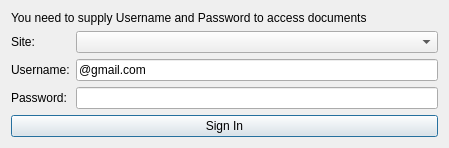
<?xml version="1.0" encoding="UTF-8"?>
<ui version="4.0">
 <class>Dialog</class>
 <widget class="QDialog" name="Dialog">
  <property name="geometry">
   <rect>
    <x>0</x>
    <y>0</y>
    <width>449</width>
    <height>135</height>
   </rect>
  </property>
  <property name="windowTitle">
   <string>Account Signin</string>
  </property>
  <layout class="QVBoxLayout" name="verticalLayout">
   <item>
    <widget class="QLabel" name="label">
     <property name="text">
      <string>You need to supply Username and Password to access documents</string>
     </property>
     <property name="wordWrap">
      <bool>false</bool>
     </property>
    </widget>
   </item>
   <item>
    <layout class="QGridLayout" name="gridLayout">
     <item row="0" column="0">
      <widget class="QLabel" name="label_4">
       <property name="text">
        <string>Site:</string>
       </property>
      </widget>
     </item>
     <item row="0" column="1">
      <widget class="QComboBox" name="comboBox"/>
     </item>
     <item row="1" column="0">
      <widget class="QLabel" name="label_2">
       <property name="text">
        <string>Username:</string>
       </property>
      </widget>
     </item>
     <item row="1" column="1">
      <widget class="QLineEdit" name="userEdit">
       <property name="text">
        <string>@gmail.com</string>
       </property>
      </widget>
     </item>
     <item row="2" column="0">
      <widget class="QLabel" name="label_3">
       <property name="text">
        <string>Password:</string>
       </property>
      </widget>
     </item>
     <item row="2" column="1">
      <widget class="QLineEdit" name="passwordEdit">
       <property name="inputMask">
        <string/>
       </property>
       <property name="text">
        <string/>
       </property>
       <property name="echoMode">
        <enum>QLineEdit::Password</enum>
       </property>
      </widget>
     </item>
    </layout>
   </item>
   <item>
    <widget class="QPushButton" name="loginButton">
     <property name="text">
      <string>Sign In</string>
     </property>
    </widget>
   </item>
  </layout>
 </widget>
 <resources/>
 <connections/>
</ui>
